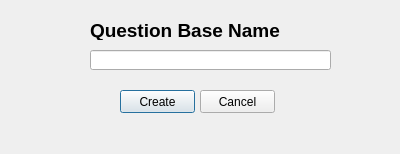
<?xml version="1.0" encoding="UTF-8"?>
<ui version="4.0">
 <class>Dialog</class>
 <widget class="QDialog" name="Dialog">
  <property name="windowModality">
   <enum>Qt::ApplicationModal</enum>
  </property>
  <property name="geometry">
   <rect>
    <x>0</x>
    <y>0</y>
    <width>400</width>
    <height>154</height>
   </rect>
  </property>
  <property name="windowTitle">
   <string>Dialog</string>
  </property>
  <widget class="QLabel" name="label">
   <property name="geometry">
    <rect>
     <x>90</x>
     <y>20</y>
     <width>231</width>
     <height>20</height>
    </rect>
   </property>
   <property name="font">
    <font>
     <pointsize>14</pointsize>
     <weight>75</weight>
     <bold>true</bold>
    </font>
   </property>
   <property name="text">
    <string>Question Base Name</string>
   </property>
  </widget>
  <widget class="QPushButton" name="qb_create">
   <property name="geometry">
    <rect>
     <x>120</x>
     <y>90</y>
     <width>75</width>
     <height>23</height>
    </rect>
   </property>
   <property name="text">
    <string>Create</string>
   </property>
  </widget>
  <widget class="QLineEdit" name="qb_lineEdit">
   <property name="geometry">
    <rect>
     <x>90</x>
     <y>50</y>
     <width>241</width>
     <height>20</height>
    </rect>
   </property>
  </widget>
  <widget class="QPushButton" name="qb_cancel">
   <property name="geometry">
    <rect>
     <x>200</x>
     <y>90</y>
     <width>75</width>
     <height>23</height>
    </rect>
   </property>
   <property name="text">
    <string>Cancel</string>
   </property>
  </widget>
 </widget>
 <resources/>
 <connections/>
</ui>
